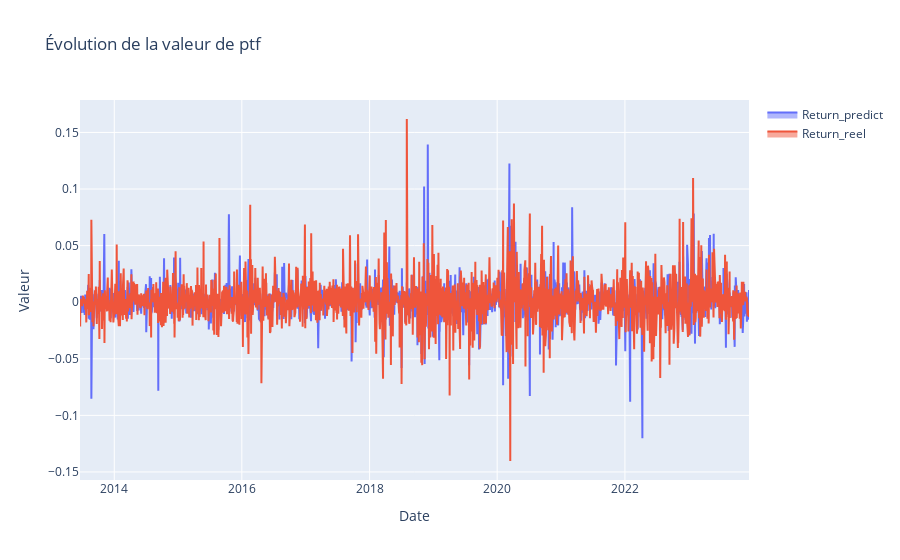

The notebook cell this image was saved under:
### Code cell
fig = go.Figure()

# Ajout de la série financière
fig.add_trace(go.Scatter(x = portfolio_avg_predictions.Date, 
                         y = portfolio_avg_predictions['Prediction'],
                         mode = 'lines',
                         name ='Return_predict', 
                         fill = "tozeroy"))

fig.add_trace(go.Scatter(x = portfolio_avg_predictions.Date, 
                         y = portfolio_avg_predictions["Return"],
                         mode = 'lines',
                         name ='Return_reel', 
                         fill = "tozeroy"))
# Mise à jour des titres
fig.update_layout(title="Évolution de la valeur de ptf",
                  xaxis_title='Date',
                  yaxis_title='Valeur')

# Affichage du graphique
fig.show()

### Figure 1 — Plotly figure (JSON) as saved in the notebook; plotly's stock layout.template omitted (floating-point values rounded to 4 significant figures; data arrays with more than 128 entries replaced by an {"elided": "..."} marker saying what was removed)
{"data": [{"fill": "tozeroy", "mode": "lines", "name": "Return_predict", "type": "scatter", "x": {"elided": "1878 str values"}, "y": {"elided": "1878 float values"}}, {"fill": "tozeroy", "mode": "lines", "name": "Return_reel", "type": "scatter", "x": {"elided": "1878 str values"}, "y": {"elided": "1878 float values"}}], "layout": {"title": {"text": "Évolution de la valeur de ptf"}, "xaxis": {"title": {"text": "Date"}}, "yaxis": {"title": {"text": "Valeur"}}}}
